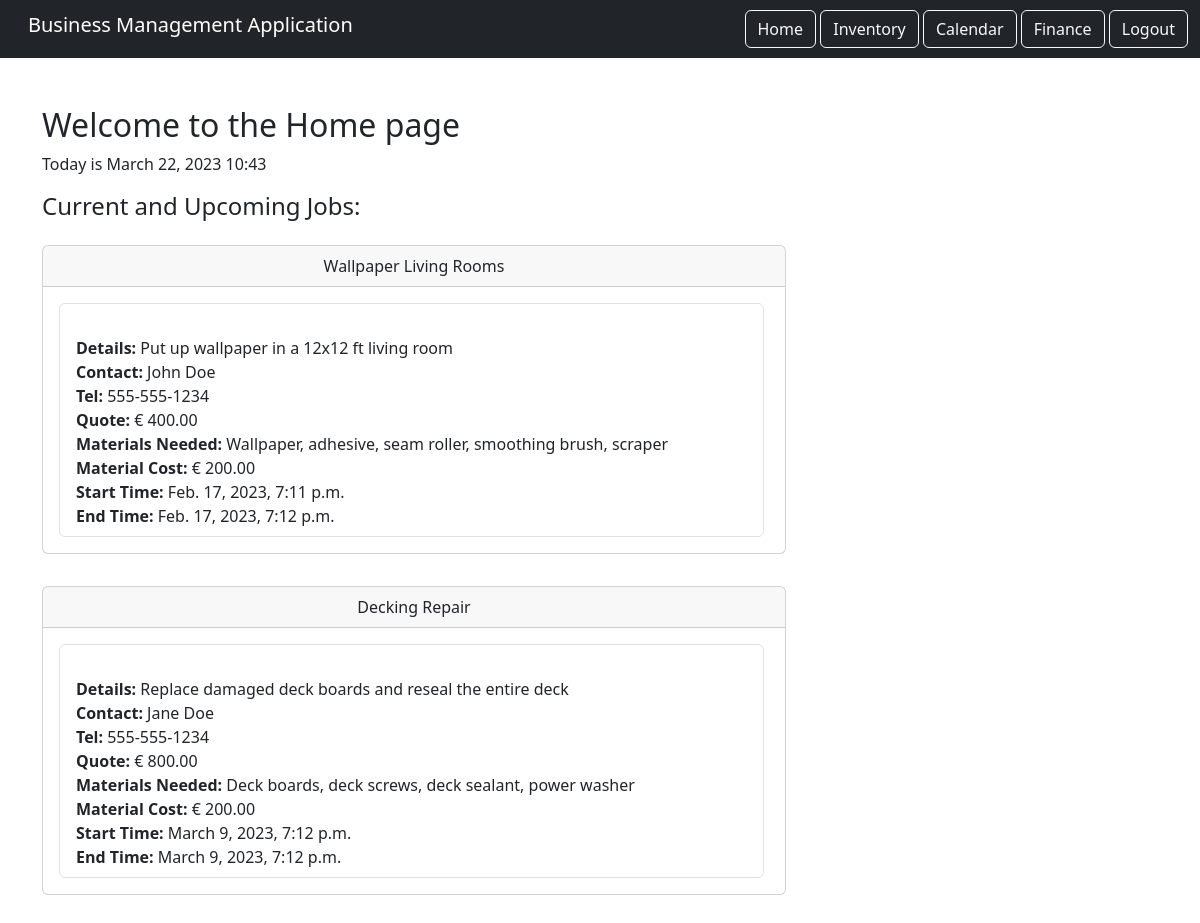
Page / (signed in) on the earlier database version.
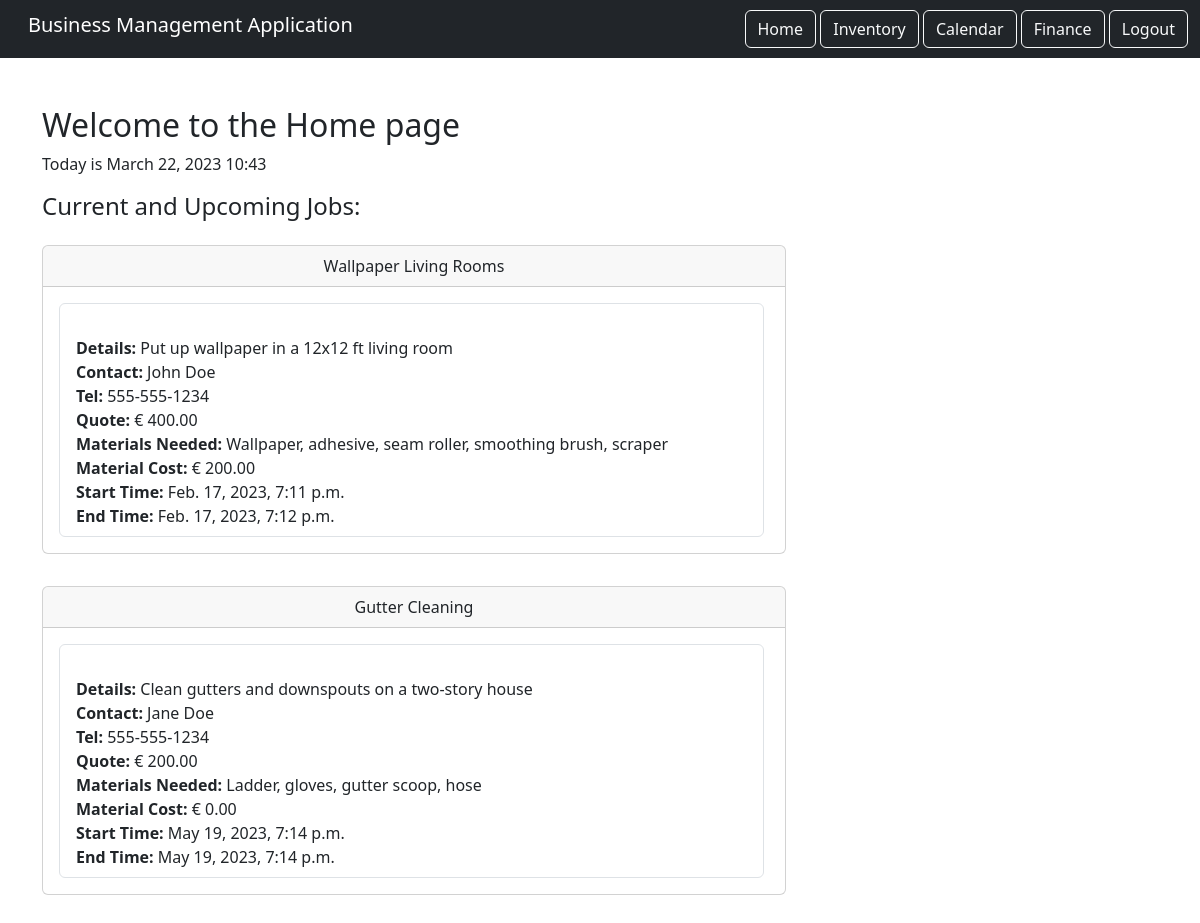
Same page on the later database version.
### calendar_component/models.py (models this page shows, shortened)
class Booking(models.Model):
    title = models.CharField(max_length=200)
    details = models.TextField()
    contact = models.CharField(max_length=200)
    phone_number = models.CharField(max_length=15)
    quote = models.DecimalField(max_digits=10, decimal_places=2)
    materials_needed = models.TextField()
    materials_cost = models.DecimalField(max_digits=10, decimal_places=2)
    start_time = models.DateTimeField()
    end_time = models.DateTimeField()
    completed = models.BooleanField(default=False)
    user = models.ForeignKey(User, on_delete=models.CASCADE, related_name='bookings')

### home/views.py (the view)
# urls.py: path('', views.HomePage.as_view(), name="home"),
class HomePage(LoginRequiredMixin, TemplateView):
    template_name = 'home.html'
    login_url = '/login'
    def get_context_data(self, **kwargs):
        context = super().get_context_data(**kwargs)
        context['now'] = timezone.now()
        user_events = Booking.objects.filter(completed=False, user=self.request.user)
        context['events'] = user_events[:2]
        return context

### home/templates/home.html (shortened to what this page needs)
{% extends 'base.html' %}
{% load static %}
{% block content %}
    <div class="row">
        <div class="col">
            <div class="home-holder">
                <h1 class="fs-2">Welcome to the Home page</h1>
            </div>
        </div>
    </div>
    <p>Today is {{ now|date:'F d, Y H:i' }}</p>
    <div class="flex-start">
        <h4>Current and Upcoming Jobs:</h4>
    </div>
    <div>
        {% for event in events %}
            <div class="col-md-8 py-3">
                <div class="card">
                    <div class="card-header text-center">
                        {{ event.title }}
                    </div>
                    <div class="card-body">
                        <ul class="list-group">
                            <li class="list-group-item">
                                <br> <span class="text-left"><strong> Details: </strong> {{ event.details }}</span>
                                <br> <span class="text-left"><strong> Contact: </strong> {{ event.contact }}</span>
                                <br> <span class="text-left"><strong> Tel: </strong> {{ event.phone_number }}</span>
                                <br> <span class="text-left"><strong> Quote: </strong> &euro; {{ event.quote }}</span>
                                <br> <span class="text-left"><strong> Materials Needed: </strong> {{ event.materials_needed }}</span>
                                <br> <span class="text-left"><strong> Material Cost: </strong> &euro; {{ event.materials_cost }} </span>
                                <br> <span class="text-left"><strong> Start Time: </strong> {{ event.start_time }}</span>
                                <br> <span class="text-left"><strong> End Time: </strong> {{ event.end_time }}</span>
                        </ul>
                    </div>
                </div>
            </div>
        {% endfor %}
    </div>
{% endblock content %}

### static/templates/base.html (shortened to what this page needs)
{% load static %}
<!DOCTYPE html>
<html lang="en">
  <head>
    <link
      href="https://cdn.jsdelivr.net/npm/bootstrap@5.3.0-alpha1/dist/css/bootstrap.min.css"
      rel="stylesheet"
    />
    <link rel="stylesheet" href="{% static 'css/style.css' %}">
  </head>
  <body>
    <nav class="navbar navbar-dark bg-dark">
      <div class="container-fluid">
          <div class="navbar-brand ps-3">
            <h5>Business Management Application</h5>
          </div>
            <div class="ms-auto">
              {% if user.is_authenticated %}
              <a href="{% url 'home' %}" class="btn btn-outline-light  btn-3d-click">Home</a>
              <a href="{% url 'inventory_list' %}" class="btn btn-outline-light  btn-3d-click">Inventory</a>
              <a href="{% url 'calendar_component:calendar' %}" class="btn btn-outline-light  btn-3d-click">Calendar</a>
              <a href="{% url 'finance' %}" class="btn btn-outline-light  btn-3d-click">Finance</a>
              <a href="{% url 'logout' %}" class="btn btn-outline-light ml-6 btn-3d-click">Logout</a>
              {% endif %}
            </div>
      </div>
    </nav>
    <div class="container my-5">
        {% block content %}
        {% endblock %}
    </div>
  </body>
</html>

### static/css/style.css (style rules this page uses)
ul { height: 100%; padding: 0px 5px 0px 20px; }
a { color: #17a2b8; }

Differences in the rows shown:
removed Booking: title "Decking Repair", details "Replace damaged deck boards and reseal the entire deck", contact "Jane Doe", phone_number "555-555-1234", quote "800.00", materials_needed "Deck boards, deck screws, deck sealant, power washer", materials_cost "200.00", start_time "March 9, 2023, 7:12 p.m.", end_time "March 9, 2023, 7:12 p.m."
now on this page (row unchanged): Booking: title "Gutter Cleaning", details "Clean gutters and downspouts on a two-story house", contact "Jane Doe", phone_number "555-555-1234", quote "200.00", materials_needed "Ladder, gloves, gutter scoop, hose", materials_cost "0.00", start_time "May 19, 2023, 7:14 p.m.", end_time "May 19, 2023, 7:14 p.m."
